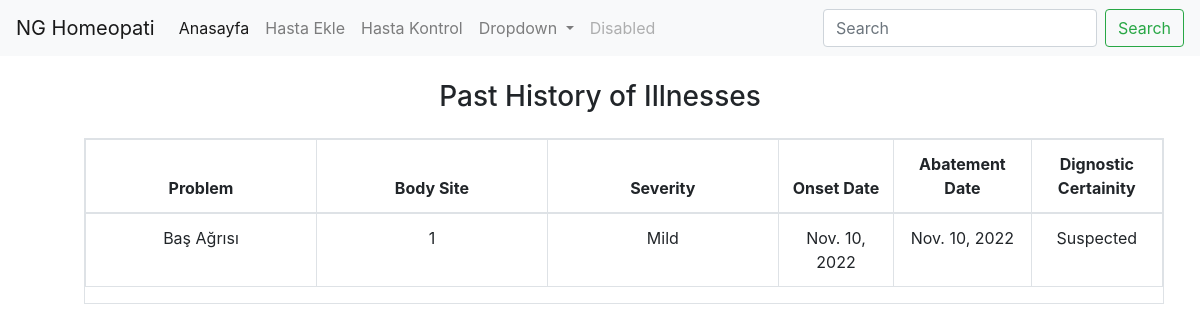
Page /patient-problem-list-view/123456789123 (signed in) on the committed database.
### b/models.py (models this page shows)
class ProblemList(models.Model):
    SEVERITY = (
        ("Mild", "Mild"),
        ("Moderate", "Moderate"),
        ("Severe", "Severe")
    )
    DIGNOSTIC_CERTAINITY = (
        ("Suspected", "Suspected",),
        ("Probable", "Probable",),
        ("Confirmed", "Confirmed",),
    )
    patient = models.ForeignKey(
        Patient, on_delete=models.CASCADE
    )
    problem = models.CharField(max_length=250, null=False, blank=False)
    body_site = models.CharField(max_length=300, null=False, blank=False)
    severity = models.CharField(max_length=20, choices = SEVERITY, default = None)
    onset_date = models.DateField(auto_now=True)
    abatement_date = models.DateField()
    diagnostic_certainty = models.CharField(max_length=20, choices=DIGNOSTIC_CERTAINITY, default=None)
    class Meta:
        verbose_name_plural = "ProblemList"
    def __str__(self):
        return self.patient.name + '-' + self.patient.aadhaarId

### b/views.py (the view)
# urls.py: path('patient-problem-list-view/<int:id>', views.patientProblemListView, name='patient_problem_list_view'),
@login_required()
def patientProblemListView(request, id):
    patient = Patient.objects.get(aadhaarId = id)
    forms = ProblemList.objects.filter(patient = patient)
    allforms = forms
    forms = []
    for form in allforms:
        if form:
            print(form)
            print(form.problem)
            forms.append(form)
    print(forms)
    return render(
        request, 'patient_records/patient-problem-list-view.html',
        {'problemLists': forms, 'patient': patient}
        )

### b/templates/patient_records/patient-problem-list-view.html (shortened to what this page needs)
{% extends 'base.html' %}
{% load static %}
{% load bootstrap4 %}
{% load i18n %}
{% block content %}
<div class="container mt-4">
    <h3 class="text-center mb-4">Past History of Illnesses</h3>
    <div class="col-md-12 search-table-col m-4">
        <div class="table-responsive table table-hover table-bordered results">
            <table class="table table-hover table-bordered">
                <thead class="bill-header cs">
                    <tr>
                        <th id="trs-hd-2" class="col-lg-2 text-center">Problem</th>
                        <th id="trs-hd-3" class="col-lg-2 text-center">Body Site</th>
                        <th id="trs-hd-1" class="col-lg-2 text-center">Severity</th>
                        <th id="trs-hd-4" class="col-lg-1 text-center">Onset Date</th>
                        <th id="trs-hd-5" class="col-lg-1 text-center">Abatement Date</th>
                        <th id="trs-hd-6" class="col-lg-1 text-center">Dignostic Certainity</th>
                    </tr>
                </thead>
                <tbody>
                        {% for item in problemLists %}
                            <tr>
                                <td class="text-center">{{ item.problem }}</td>
                                <td class="text-center">{{ item.body_site }}</td>
                                <td class="text-center">{{ item.severity }}</td>
                                <td class="text-center">{{ item.onset_date }}</td>
                                <td class="text-center">{{ item.abatement_date }}</td>
                                <td class="text-center">{{ item.diagnostic_certainty }}</td>
                            </tr>
                        {%endfor%}
                </tbody>
            </table>
        </div>
    </div>
</div>
{% endblock %}

### rows in the picture
ProblemList: problem "Baş Ağrısı", body_site "1", severity "Mild", onset_date "Nov. 10, 2022", abatement_date "Nov. 10, 2022", diagnostic_certainty "Suspected"
